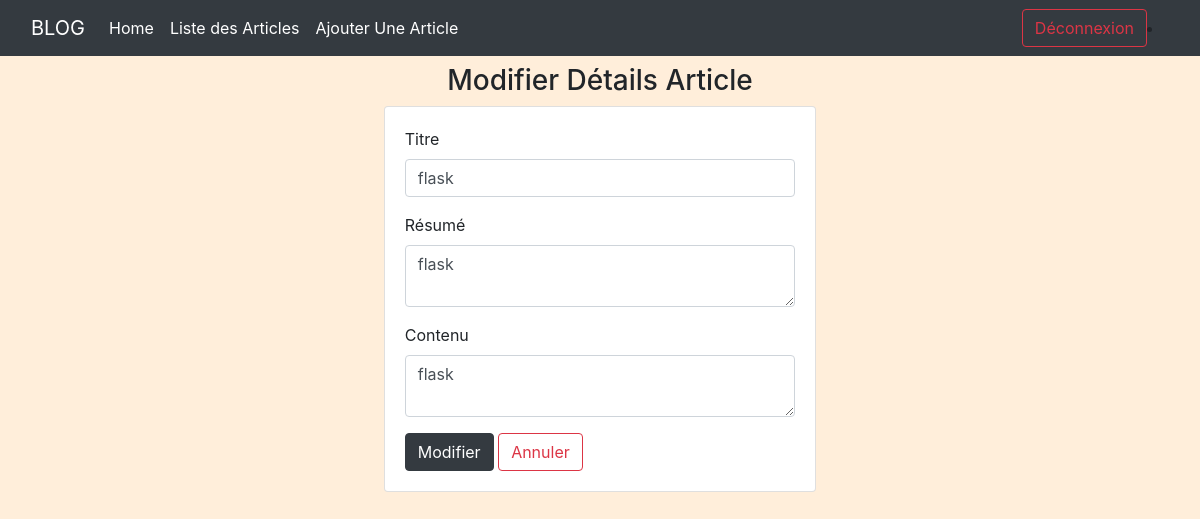
Page /blog/article/update/9/ (signed in) on the committed database.
### blog/models.py (models this page shows, shortened)
class Article(models.Model):
  title = models.CharField(max_length=100)
  summary = models.TextField(max_length=500)
  content = models.TextField()
  author = models.ForeignKey(User, on_delete=models.CASCADE, default=1)
  date_create = models.DateTimeField(auto_now_add=True)
  date_updat = models.DateTimeField(auto_now=True)
  image = models.ImageField(null=True, upload_to="image_blog")

### blog/views.py (the view, shortened to what this page needs)
# urls.py: path('article/update/<int:id>/',views.update_article, name="page4"),
@login_required(login_url="/login/")
def update_article(request, id):
  articles = get_object_or_404(Article, id=id)
  if request.user != articles.author:
        return HttpResponseForbidden("Vous n'êtes pas autorisé à modifier cet article.")
  return render(request, "page_s/update_article.html", {'articles':articles})

### templates/page_s/update_article.html
{% extends "base.html" %}
{% block content %}
{% include 'partials/navbar.html' %}
<h3 class="text-center mt-5 pt-3">Modifier Détails Article</h3>
<div class="container">
  <div class="col-md-5 m-auto">
    <div class="card card-body">
      <form method="POST" action="{% url 'page4' articles.id %}"> {% csrf_token %}
        <div class="mb-3">
          <label for="title" class="form-label">Titre</label>
          <input type="text" class="form-control" name="title" value="{{ articles.title }}"/>
        </div>
        <div class="mb-3">
          <label for="summary" class="form-label">Résumé</label>
          <textarea class="form-control" name="summary" >{{ articles.summary }}</textarea>
        </div>
        <div class="mb-3">
          <label for="floatingTextarea2">Contenu</label>
          <textarea class="form-control" name="content">{{ articles.content }}</textarea>
        </div>
        <button type="submit" class="btn btn-dark">Modifier</button>
        <a class="btn btn-outline-danger">Annuler</a>
      </form>
    </div>
  </div>
</div>
{% endblock %}

### static/css/style.css (style rules this page uses)
body { background-color: rgb(255, 238, 218); }

### rows in the picture
Article: title "flask", summary "flask", content "flask"
